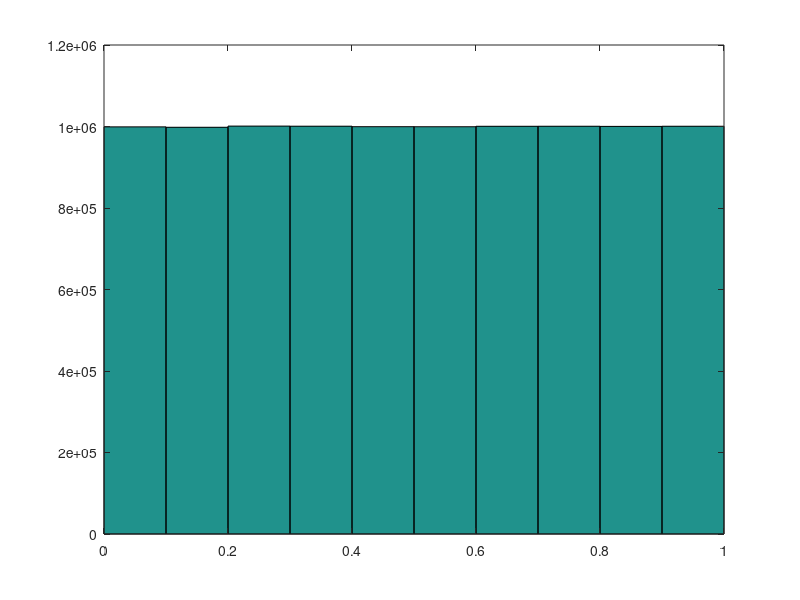

Here is the MATLAB script that generated this plot:
% rand()는 균일분포 함수를 활용
x=rand(1,10^7);
% 평균은 0.5가 됨
mean(x);
% 모두 균일한 값으로 출력됨
hist(x);